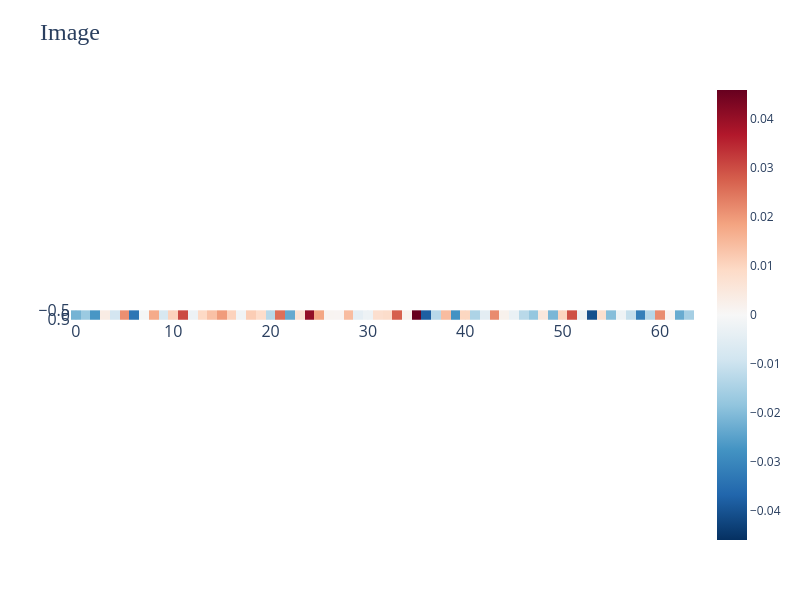

Write notebook code for a chart like this one.
### Code cell
imshow(b_K.unsqueeze(0))

### Figure 1 — Plotly figure (JSON) as saved in the notebook; plotly's stock layout.template omitted (floating-point values rounded to 4 significant figures)
{"data": [{"coloraxis": "coloraxis", "hovertemplate": "x: %{x}<br>y: %{y}<br>color: %{z}<extra></extra>", "name": "0", "type": "heatmap", "xaxis": "x", "yaxis": "y", "z": [[-0.0217, -0.01704, -0.02692, 0.003574, -0.008504, 0.02122, -0.03339, -0.0006919, 0.01728, -0.007539, 0.01069, 0.0303, -0.002339, 0.009282, 0.01355, 0.01958, 0.01049, -0.001639, 0.01153, 0.008507, -0.01298, 0.02536, -0.02354, 0.006782, 0.04053, 0.01807, 0.001113, 0.0009034, 0.0144, -0.004376, -0.002295, 0.007743, 0.008394, 0.0275, 0.001867, 0.04588, -0.0379, -0.01285, 0.01439, -0.02769, 0.00992, -0.01443, -0.004871, 0.02175, 0.002048, -0.003208, -0.01262, -0.01774, 0.005221, -0.02115, 0.01026, 0.02959, -0.002671, -0.04063, 0.007662, -0.01971, -0.002055, -0.01097, -0.03165, -0.01313, 0.02162, 0.001229, -0.02319, -0.0155]]}], "layout": {"coloraxis": {"cmid": 0, "colorscale": [[0, "rgb(5,48,97)"], [0.1, "rgb(33,102,172)"], [0.2, "rgb(67,147,195)"], [0.3, "rgb(146,197,222)"], [0.4, "rgb(209,229,240)"], [0.5, "rgb(247,247,247)"], [0.6, "rgb(253,219,199)"], [0.7, "rgb(244,165,130)"], [0.8, "rgb(214,96,77)"], [0.9, "rgb(178,24,43)"], [1, "rgb(103,0,31)"]]}, "height": 600, "margin": {"b": 50, "l": 50, "r": 50, "t": 80}, "title": {"font": {"family": "Serif", "size": 24}, "text": "Image"}, "width": 800, "xaxis": {"anchor": "y", "constrain": "domain", "domain": [0, 1], "scaleanchor": "y", "tickfont": {"size": 16}, "title": {"font": {"size": 18}, "text": ""}}, "yaxis": {"anchor": "x", "autorange": "reversed", "constrain": "domain", "domain": [0, 1], "tickfont": {"size": 16}, "title": {"font": {"size": 18}, "text": ""}}}}
